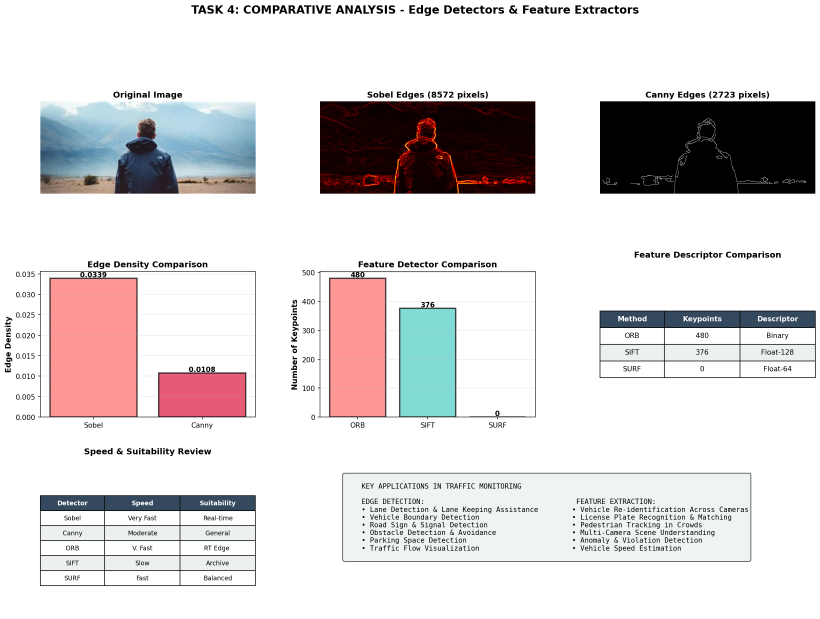
#> input picture task4_comparative_analysis_results.png, 2460 x 1856 px, given in place of OIP (2).webp, which was not available (shown at 1/3 size)
$ python task4_comparative_analysis.py   (older library calls are emulated)
#> lines starting #> are read from the running program, lines starting #| are printed output that depends on the picture; pictures that were not available may be replaced by others from this repository, and a replacement may not be noted
"""
TASK 4: COMPARATIVE ANALYSIS
Compares edge detectors and feature extractors
Explains how features help in traffic monitoring
"""

import cv2
import numpy as np
import matplotlib
matplotlib.use('Agg')  # Non-interactive backend
import matplotlib.pyplot as plt
import matplotlib.patches as mpatches
from matplotlib.patches import FancyBboxPatch
import sys

# Image path
IMAGE_PATH = r"C:\Users\gtcam\OneDrive\Pictures\Camera Roll\OIP (2).webp"

def load_image(path):
    """Load image"""
    img = cv2.imread(path)
#> img is the input picture: shape (1856, 2460, 3); mean B, G, R 216.9, 216.1, 219.8
    if img is None:
        raise FileNotFoundError(f"Image not found at {path}")
    img_rgb = cv2.cvtColor(img, cv2.COLOR_BGR2RGB)
    img_gray = cv2.cvtColor(img, cv2.COLOR_BGR2GRAY)
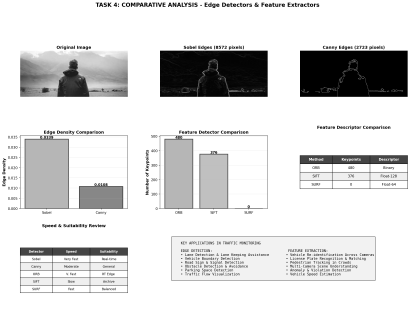
#> img_gray: shape (1856, 2460) (shown at 1/6 size); min 0, max 255, mean 217.3
#|     ✓ Image shape: (1856, 2460, 3)
    return img_rgb, img_gray

def apply_sobel(img_gray):
    """Apply Sobel edge detector"""
    sobelx = cv2.Sobel(img_gray, cv2.CV_64F, 1, 0, ksize=5)
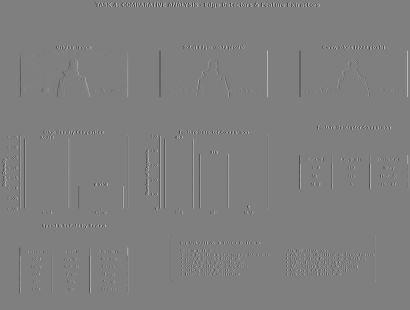
#> sobelx: shape (1856, 2460) float64 (shown at 1/6 size); min -12240, max 12240, mean 0; drawn with min black and max white
    sobely = cv2.Sobel(img_gray, cv2.CV_64F, 0, 1, ksize=5)
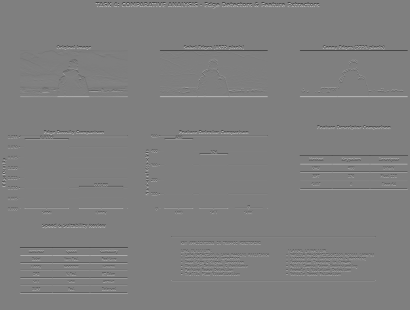
#> sobely: shape (1856, 2460) float64 (shown at 1/6 size); min -12240, max 12240, mean 0; drawn with min black and max white
    sobel_magnitude = np.sqrt(sobelx**2 + sobely**2)
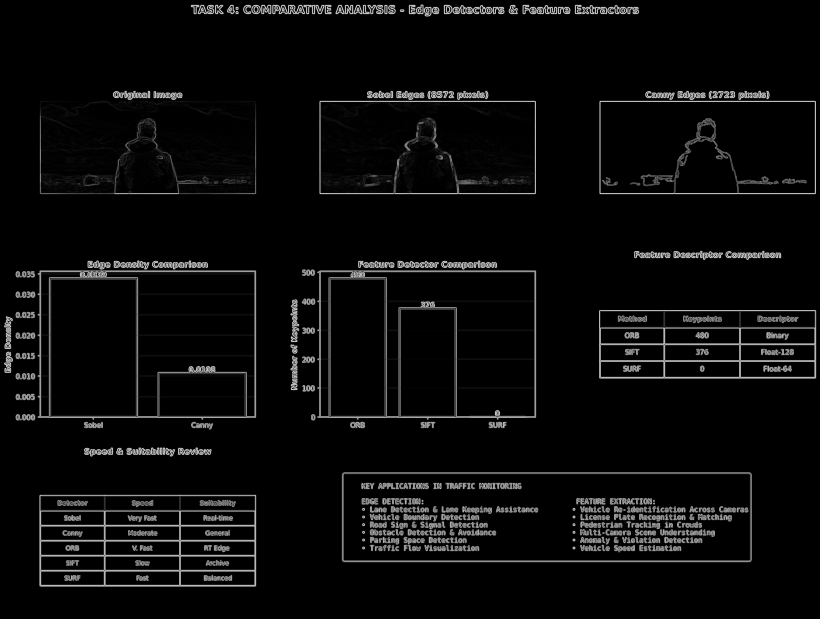
#> sobel_magnitude: shape (1856, 2460) float64 (shown at 1/3 size); min 0, max 12749.4, mean 535.2; drawn with min black and max white
    sobel_magnitude = np.uint8(255 * sobel_magnitude / np.max(sobel_magnitude))
    return sobel_magnitude

def apply_canny(img_gray):
    """Apply Canny edge detector"""
    img_blur = cv2.GaussianBlur(img_gray, (5, 5), 1.5)
#> (the rest of the program and of its run is left out)
